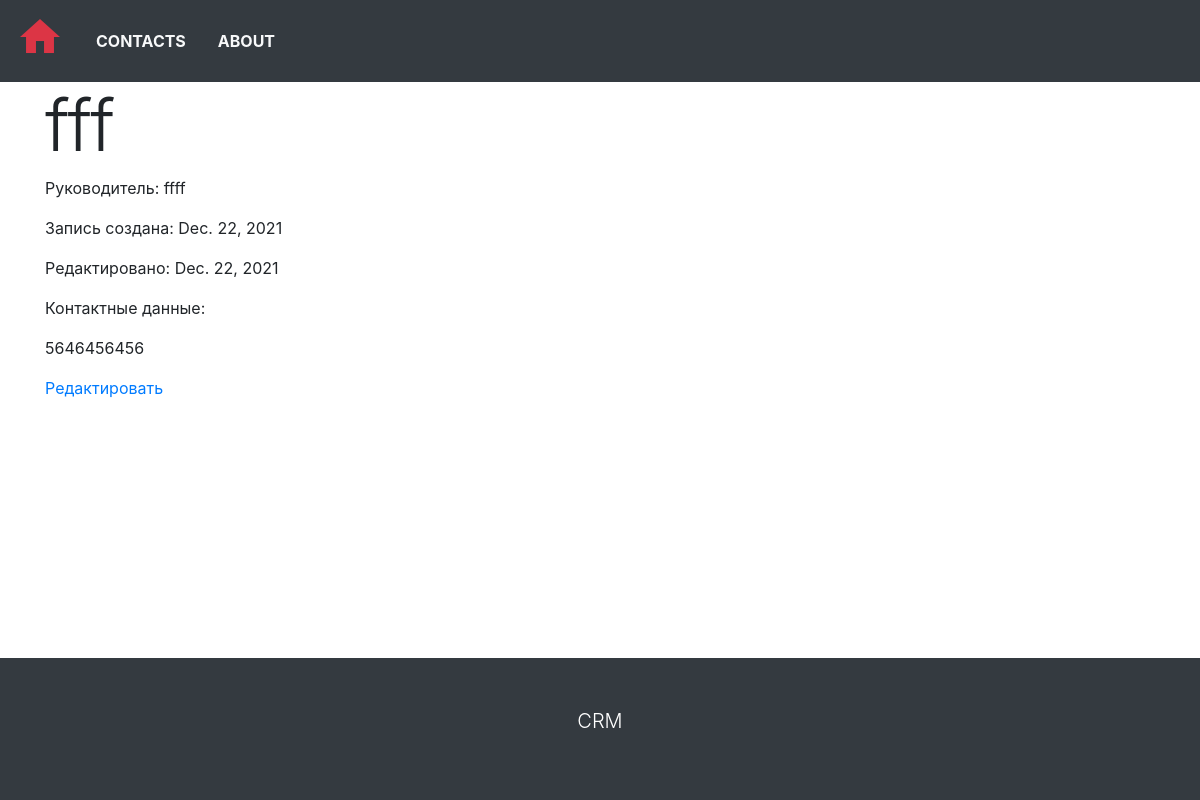
The app's page /fff/ with its own data.
### main_crm/models.py (models this page shows, shortened)
class Company(models.Model):
    company_name = models.CharField(max_length=150, unique=True)
    slug = models.SlugField(unique=True, null=True)
    fio = models.CharField(max_length=150)
    description = RichTextUploadingField(blank=True)
    published = models.DateField(auto_now_add=True)
    edited = models.DateField(auto_now=True)
    class Meta:
        ordering = ['published']
        verbose_name = 'Company'
        verbose_name_plural = 'Companies'

class Phone(models.Model):
    user = models.ForeignKey('Company', on_delete=models.CASCADE)
    phone = models.CharField(max_length=30)

### main_crm/views.py (the view)
# urls.py: path('<slug:company_slug>/', views.CompanyDetialView.as_view(), name='company-detail'),
class CompanyDetialView(DetailView):
    queryset = Company.objects.all()
    template_name = 'cms_mainpage/detail_page.html'
    slug_url_kwarg = 'company_slug'

### main_crm/templates/cms_mainpage/detail_page.html (shortened to what this page needs)
{% extends 'base.html' %}
{% block content %}
<div class="container">
    <h1 class="display-3">{{ company.company_name }}</h1>
    <p>Руководитель: {{ company.fio }}</p>
    <p>Запись создана: {{ company.published }}</p>
    <p>Редактировано: {{ company.edited }}</p>
    <p>Контактные данные: </p>
    {% for phone in company.phone_set.all %}
        <p>{{ phone.phone }}</p>
    {% endfor %}
    <a href="{% url 'company-update' company.slug %}">Редактировать</a>
</div>
{% endblock %}

### main_crm/templates/base.html (style rules this page uses)
html, body { height: 100%; }

### records on screen
Company: company_name "fff", fio "ffff", published "Dec. 22, 2021", edited "Dec. 22, 2021"
Phone: phone "5646456456"
